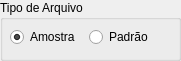
                <widget class="QGroupBox" name="groupBox_2">
                 <property name="geometry">
                  <rect>
                   <x>4</x>
                   <y>67</y>
                   <width>181</width>
                   <height>61</height>
                  </rect>
                 </property>
                 <property name="minimumSize">
                  <size>
                   <width>181</width>
                   <height>61</height>
                  </size>
                 </property>
                 <property name="title">
                  <string>Tipo de Arquivo</string>
                 </property>
                 <property name="checkable">
                  <bool>false</bool>
                 </property>
                 <widget class="QWidget" name="layoutWidget_3">
                  <property name="geometry">
                   <rect>
                    <x>10</x>
                    <y>26</y>
                    <width>152</width>
                    <height>23</height>
                   </rect>
                  </property>
                  <layout class="QHBoxLayout" name="horizontalLayout_8">
                   <item>
                    <widget class="QRadioButton" name="rba">
                     <property name="text">
                      <string>Amostra</string>
                     </property>
                     <property name="checkable">
                      <bool>true</bool>
                     </property>
                     <property name="checked">
                      <bool>true</bool>
                     </property>
                    </widget>
                   </item>
                   <item>
                    <widget class="QRadioButton" name="rbp">
                     <property name="text">
                      <string>Padrão</string>
                     </property>
                     <property name="checkable">
                      <bool>true</bool>
                     </property>
                     <property name="checked">
                      <bool>false</bool>
                     </property>
                    </widget>
                   </item>
                  </layout>
                 </widget>
                </widget>
